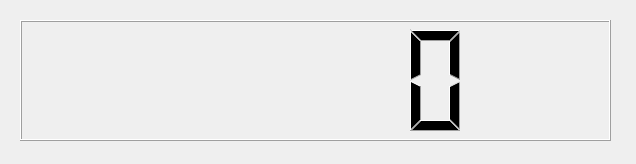
<?xml version="1.0" encoding="UTF-8"?>
<ui version="4.0">
 <class>Form</class>
 <widget class="QWidget" name="Form">
  <property name="geometry">
   <rect>
    <x>0</x>
    <y>0</y>
    <width>636</width>
    <height>164</height>
   </rect>
  </property>
  <property name="windowTitle">
   <string>Form</string>
  </property>
  <widget class="QLCDNumber" name="lcdNumber">
   <property name="geometry">
    <rect>
     <x>20</x>
     <y>20</y>
     <width>591</width>
     <height>121</height>
    </rect>
   </property>
  </widget>
 </widget>
 <resources/>
 <connections/>
</ui>
